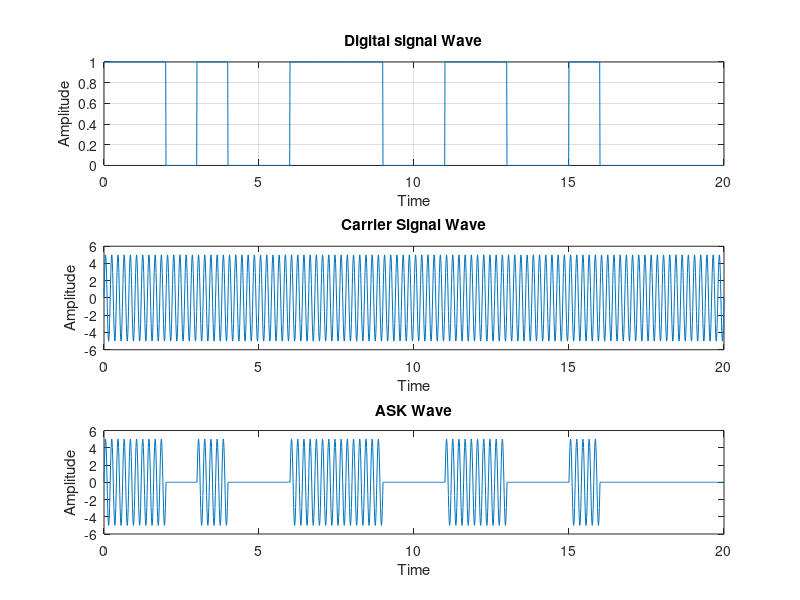

This chart was generated by the following MATLAB code:
%% Digital Modulation
clear;
fc = input('enter the carrier signal freqency');
Ac = input('enter the carrier signal amplitude');
 

%% Generating Square wave
dig = randi([0 1],1,20,'double');
n = length(dig);
t=0:0.01:n;
x = 1:1:(n+1)*100;
for i = 1:n
    for j = i:.1:i+1
        Dig(x(i*100:(i+1)*100)) = dig(i);
    end
end
Dig = Dig(100:end);
subplot(3,1,1) 
plot(t,Dig)
grid on;
xlabel('Time')
ylabel('Amplitude')
title('Digital signal Wave')

%% Carrier Wave
car = Ac.*sin(2*pi*fc*t);
subplot(3,1,2) 
plot(t,car)
xlabel('Time')
ylabel('Amplitude')
title('Carrier Signal Wave')

%% ASK Modulation
ask_wave = Dig.*car;
subplot(3,1,3) 
plot(t,ask_wave), xlabel('Time'),ylabel('Amplitude'),title('ASK Wave')

